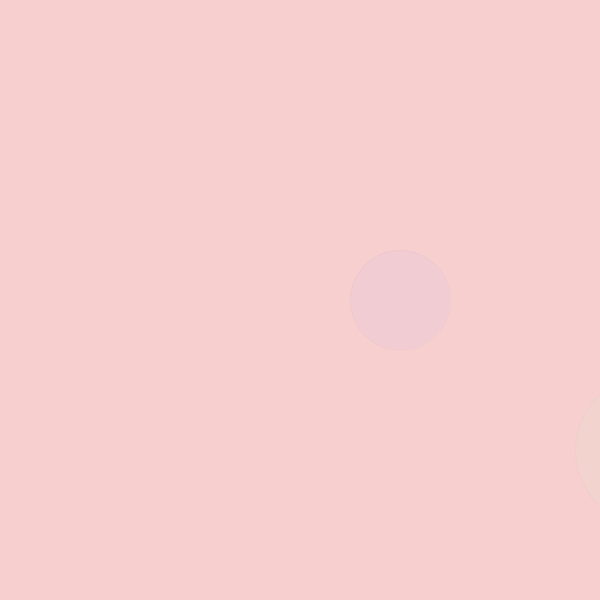
Frame 1 (no input)
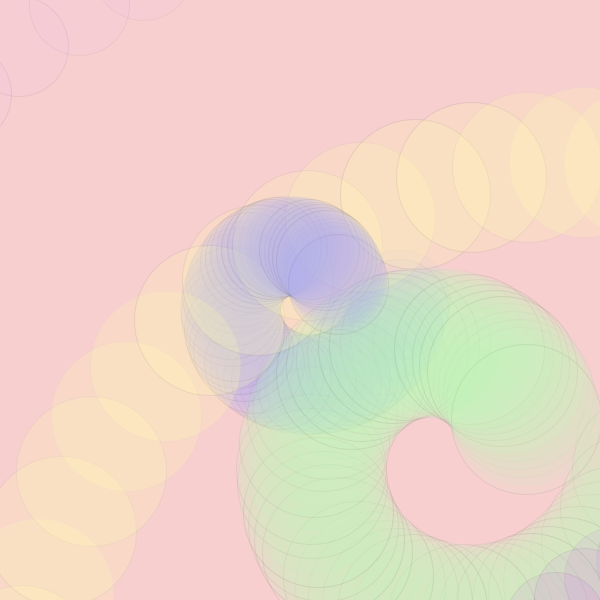
Frame 60 (the mouse pressed at the canvas centre just before this capture)
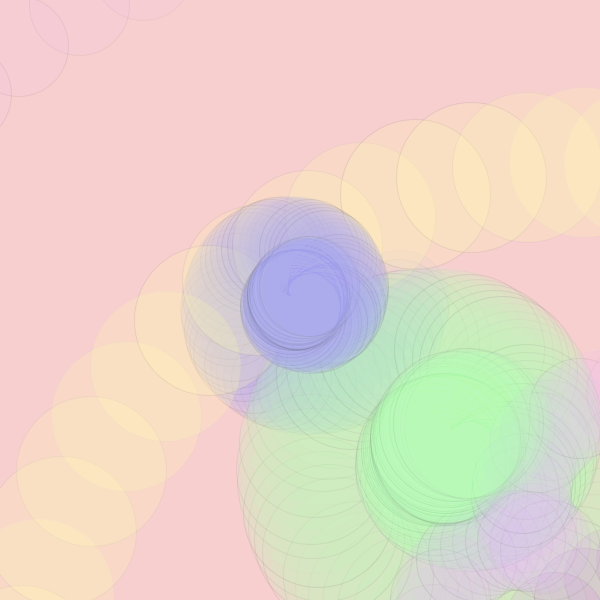
Frame 120 (the mouse held since frame 60 and released just before this capture)

The Processing sketch that drew these frames (run headless with seeded random() and noise(); from frame 60 on, the mouse is pressed at the canvas centre):

// Processing sketch: processing_111765
// ── processing_111765.pde

float x, y; 
float angle = 0;  
float r = 100; 
float diff = 1;  

void setup() { 
  size(600, 600); 
  background(#F7CFCF); 
}

void draw(){
  x= r*cos(angle);
  y= r*sin(angle);
  
  stroke(random(255),20);
  
  translate(300,300);
  fill(#A1A9F2,20);
  ellipse(x,y,100,100);
  
  translate(150,150);
  fill(#AFFFB2,20);
  ellipse(x*2,y*2,150,150);
  
  translate(100,100);
  fill(#E8AFFF,20);
  ellipse(x*12,y*12,100,100);
  
  translate(150,150);
  fill(#FDFFAF,50);
  ellipse(x*10,y*10,150,150);

  translate(150,150);
  fill(#C73BFF,20);
  ellipse(x*6,y*6,100,100);
  
  angle = angle +0.1;
  r=r-diff;
  
  if ( r == 0 || r == 200) {  
    diff =  diff * -1; 
  } 
}
